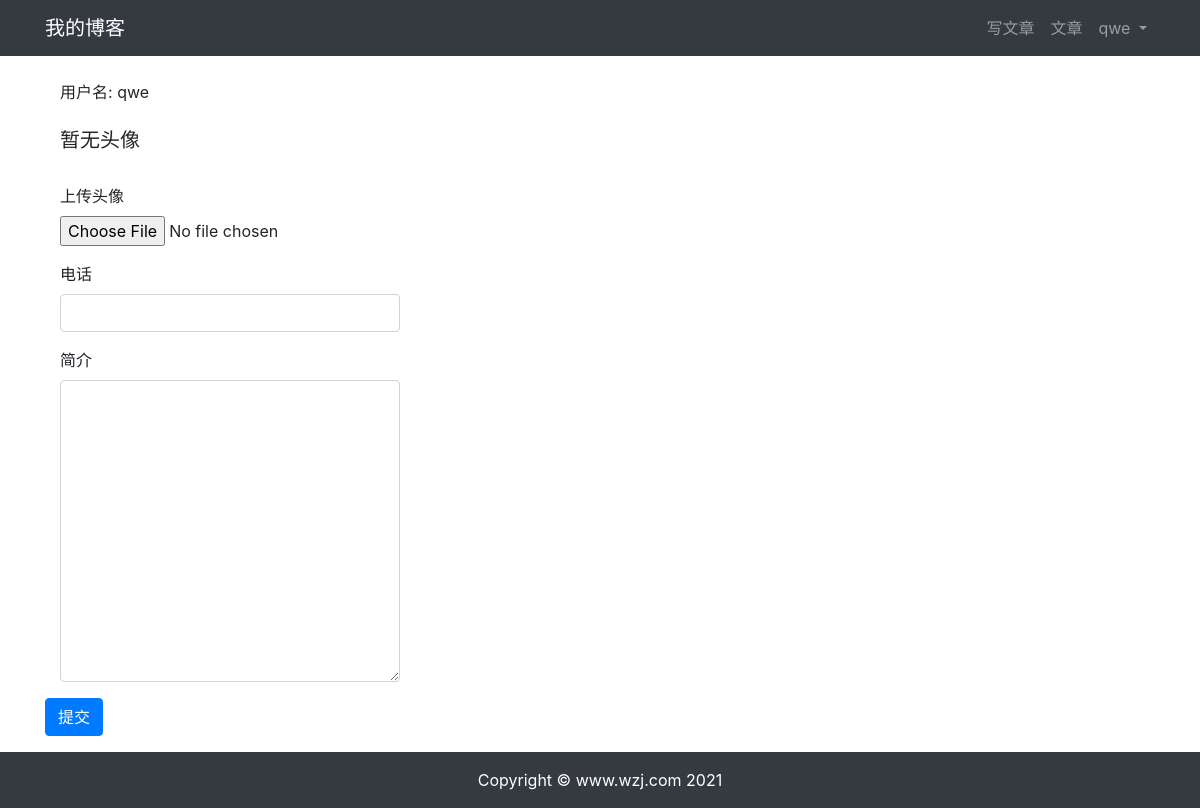
/userprofile/edit/7/ (signed in), run on an earlier commit of the app's database.
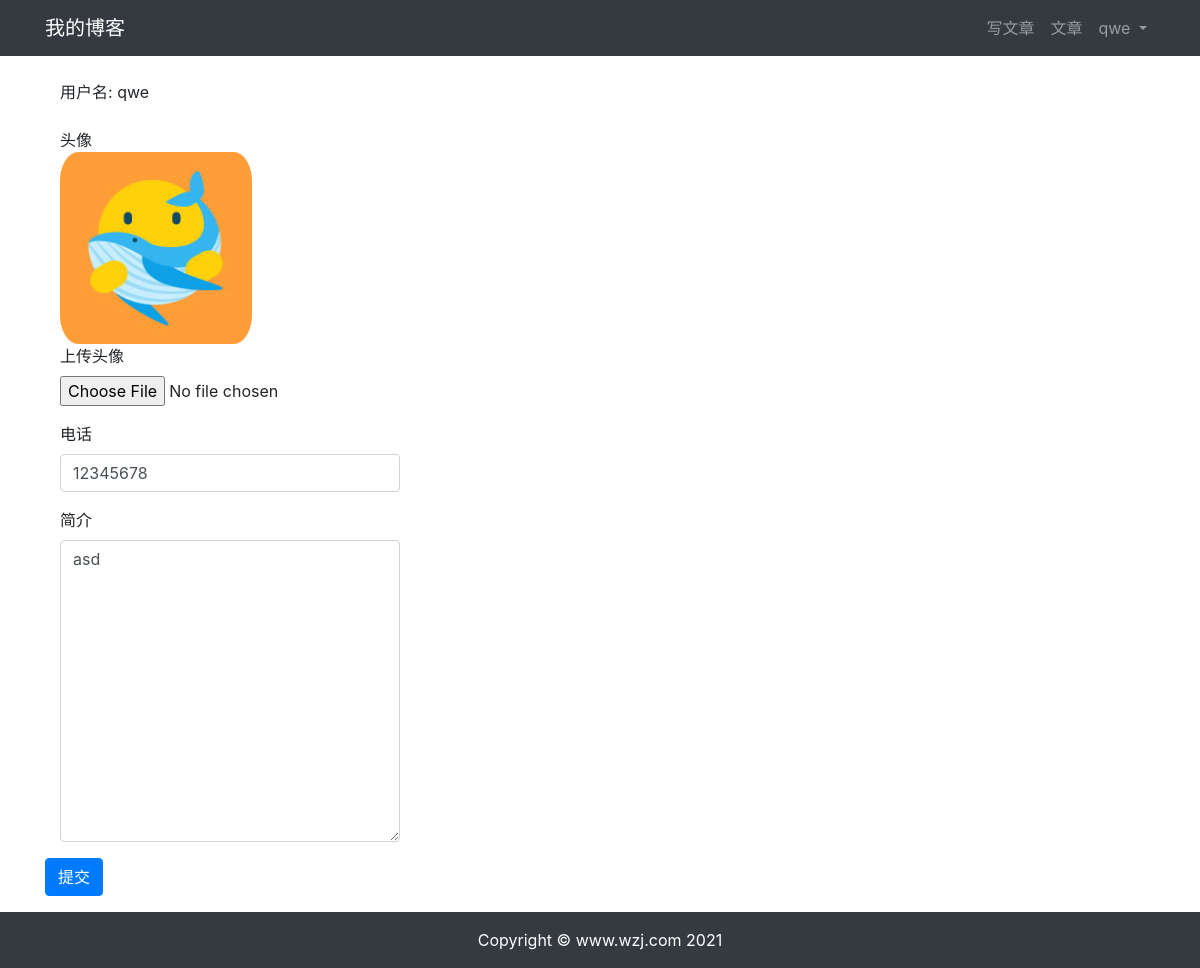
And on a later commit of the database.
### userprofile/models.py (models this page shows, shortened)
class Profile(models.Model):
    user = models.OneToOneField(User, on_delete=models.CASCADE, related_name='profile')
    phone = models.CharField(max_length=20, blank=True)
    avatar = models.ImageField(upload_to='avatar/%Y%m%d', blank=True)
    bio = models.TextField(max_length=500, blank=True)

### userprofile/views.py (the view)
# urls.py: path('edit/<int:id>/', views.profile_edit, name='edit'),
@login_required(login_url='/userprofile/login/')
def profile_edit(request, id):
    user = User.objects.get(id=id)
    if Profile.objects.filter(user_id=id).exists():
        profile = Profile.objects.get(user_id=id)
    else:
        profile = Profile.objects.create(user=user)
    if request.method == 'POST':
        if request.user != user:
            return HttpResponse('你没有权限修改此用户信息。')
        profile_form = ProfileForm(request.POST, request.FILES)
        if profile_form.is_valid():
            profile_cd = profile_form.cleaned_data
            profile.phone = profile_cd['phone']
            profile.bio = profile_cd['bio']
            if 'avatar' in request.FILES:
                profile.avatar = profile_cd['avatar']
            profile.save()
            return redirect('userprofile:edit', id=id)
        else:
            return HttpResponse('注册表单输入有误，请重试。')
    elif request.method == 'GET':
        profile_form = ProfileForm()
        context = {'profile_form':profile_form, 'profile':profile, 'user':user}
        return render(request, 'userprofile/edit.html', context)
    else:
        return HttpResponse('请使用GET或POST请求数据')

### userprofile/forms.py
class ProfileForm(forms.ModelForm):
    class Meta:
        model = Profile
        fields = ('phone', 'avatar', 'bio')

### templates/userprofile/edit.html (shortened to what this page needs)
{% extends "base.html" %} {% load staticfiles %}
{% block content %}
<div class="container">
    <div class="row">
        <div class="col-12">
            <br>
            <div class="col-md-4">用户名: {{ user.username }}</div>
            <br>
            {% if profile.avatar %}
                <div class="col-md-4">头像</div>
                <img src="{{ profile.avatar.url }}" style="max-width: 20%; border-radius: 15%;" class="col-md-4">
            {% else %}
                <h5 class="col-md-4">暂无头像</h5>
            {% endif %}
            <br>
            <form method="post" action="." enctype="multipart/form-data">
                <div class="form-group col-md-4">
                    <label for="avatar">上传头像</label>
                    <input type="file" class="form-control-file" name="avatar" id="avatar">
                </div>
                <div class="form-group col-md-4">
                    <label for="phone">电话</label>
                    <input type="text" class="form-control" id="phone" name="phone" value="{{ profile.phone }}">
                </div>
                <div class="form-group col-md-4">
                    <label for="bio">简介</label>
                    <textarea type="text" class="form-control" id="bio" name="bio" rows="12">{{ profile.bio }}</textarea>
                </div>
                <button type="submit" class="btn btn-primary">提交</button>
            </form>
        </div>
    </div>
</div>
{% endblock content %}

What changed in the data, as far as the page shows it:
now on this page (row edited): Profile: avatar (picture), phone "12345678", bio "asd"
Also different on the page:
text no longer shown: "暂无头像"
text now shown: "头像"
